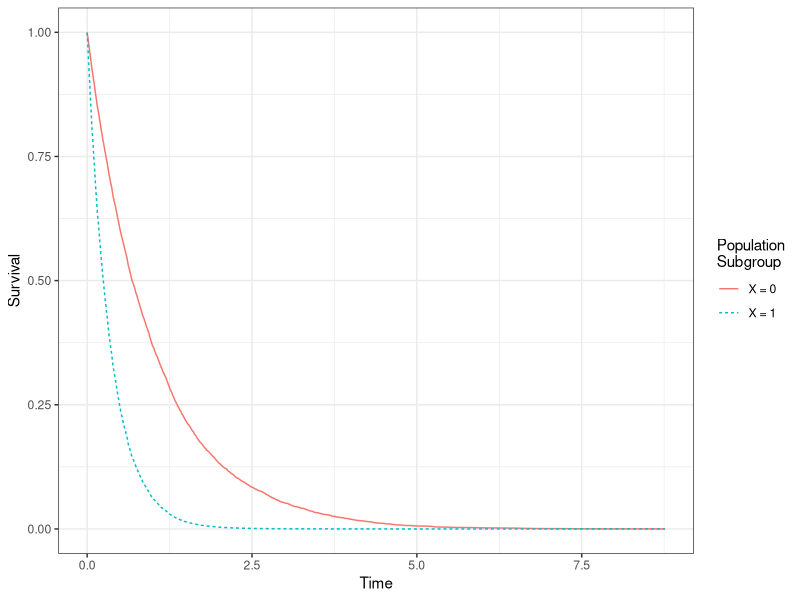

This figure's R source:
## ---- chunk 1
library(tidyverse)
library(foreach)
theme_set(theme_bw())
library(survival)
## ---- chunk 2
beta_0 <- 0
beta_1 <- 1
simulated <- tibble(id = 1:1e4) |>
  mutate(
    x = rbinom(n(), 1, .5),
    lambda = exp(beta_0 + beta_1 * x),
    # Simulate from the Exponential for this illustration:
    # can be any hazard function
    t = rexp(n(), rate = lambda),
    c = 0
  )
## ---- chunk 3
model <- coxph(
  Surv(t, event = 1 - c) ~ x,
  data = simulated
)
## ---- chunk 4
coef(model)
## ---- chunk 5
exp(coef(model))
## ---- chunk 6
baseline_subgroup <- simulated |> filter(x == 0)
## ---- chunk 7
baseline_kaplanmeier <- survfit(
  Surv(t, event = 1 - c) ~ 1,
  data = baseline_subgroup
)
## ---- chunk 8
baseline_survival <- tibble(
  t = baseline_kaplanmeier$time,
  # Extract baseline survival among X = 0
  S0 = baseline_kaplanmeier$surv
)
## ---- chunk 9
hazard_ratio <- exp(coef(model))
## ---- chunk 10
both_survival <- baseline_survival |>
  mutate(S1 = S0 ^ hazard_ratio)
## ---- chunk 11
#| code-fold: true
both_survival |>
  pivot_longer(cols = -t, names_to = "X", values_to = "S") |>
  mutate(X = str_replace(X,"S","X = ")) |>
  ggplot(aes(x = t, y = S, color = X, linetype = X)) +
  geom_line() +
  labs(
    x = "Time", 
    y = "Survival",
    color = "Population\nSubgroup",
    linetype = "Population\nSubgroup"
  )
